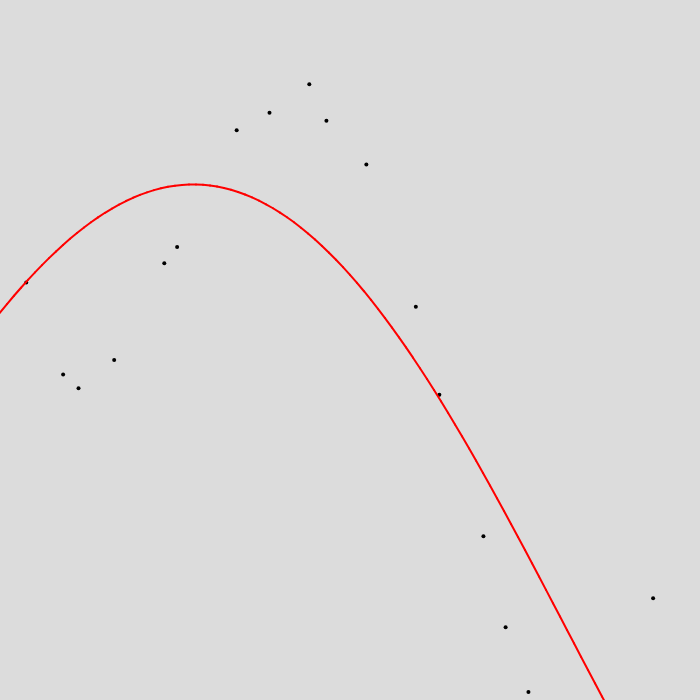
Frame 1 (no input)
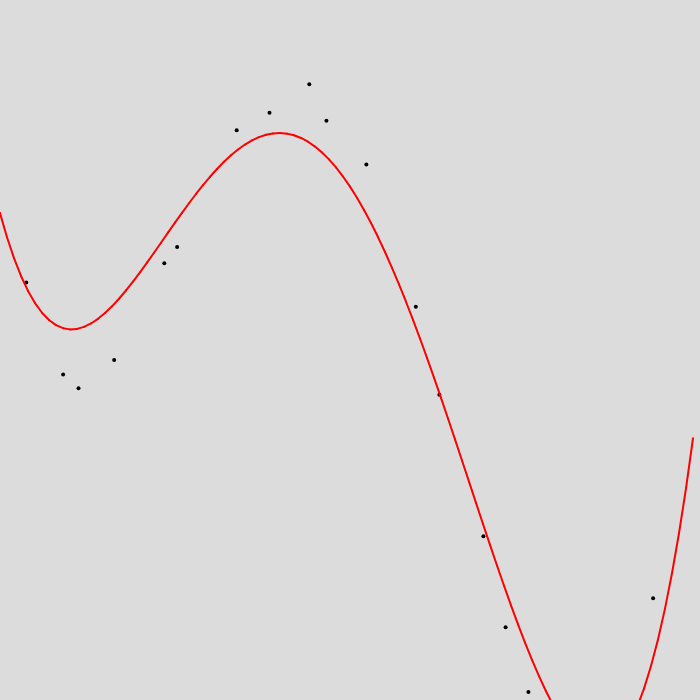
Frame 60 (no input)
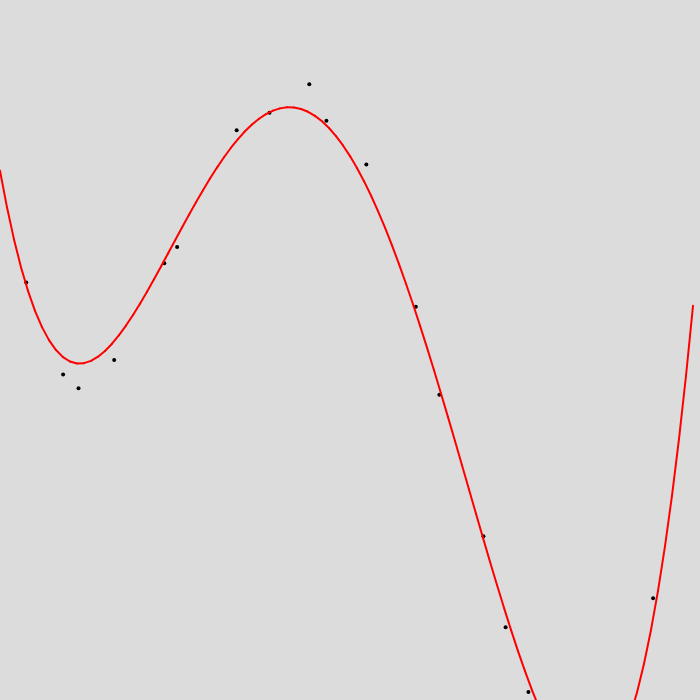
Frame 120 (the mouse pressed at the canvas centre since frame 60)

The p5.js sketch that drew these frames (run headless with seeded random() and noise() and a simulated clock; from frame 60 on, the mouse is pressed at the canvas centre):

// p5.js sketch
// ── sketch.js
let a4 = 0;
let a3 = 0;
let a2 = 0;
let a1 = 0;
let a0 = 0;
let points = [];
let no = 0;
let alpha = 0.1;
let speed = 1000000;
//(x-1/2)^3 = x3-3x2+3x-1
//(x-2/3)(x-1/3)(x)(x-1) = x4-2x3+11/9x2-2/9
//These two are for if you want to match a certain function
let realVals = [0.5,-6,10,-6,1];
let roots = [0,1/3,2/4,1];
let A = 40;
let initialNoPoints = 20;

function setup() {
  createCanvas(700, 700);
  /*for(let i=0;i<initialNoPoints;i++){
    let x = random((i-1)/initialNoPoints,i/initialNoPoints);
    let y =0;
    let pw = 1;
    for(let j=0;j<5;j++){
      y+=pw*realVals[j];
      pw*=x;
    }
    points[no]=createVector(x,y+random(-0.02,0.02));
    no++;
  }*/
  
  for(let i=0;i<initialNoPoints;i++) {
    let x = random((i-1)/initialNoPoints,i/initialNoPoints);
    let y = A;
    for(let r of roots) y*=(x-r);
    points[no]=createVector(x,0.8+y+random(-0.02,0.02));
    no++;
  }
}

function draw() {
  background(220);
  strokeWeight(4);
  stroke(0);
  for (let p of points) point(map(p.x, 0, 1, 0, width), map(p.y, 1, 0, 0, height));
  //line(0, height - b, width, height - (a * width + b));
  for (let i = 0; i < speed/(no+1); i++) gradientDescent();
  parabola();
  //console.log(a0,a1,a2,a3,a4);
}

function mouseClicked() {
  points[no] = createVector(map(mouseX, 0, width, 0, 1), map(mouseY, 0, height, 1, 0));
  no++;
}

function parabola() {
  strokeWeight(2);
  stroke(255, 0, 0);
  beginShape(LINES);
  let prevX = 0;
  let prevY = map(a0,0,1,height,0);
  for (let i = 0; i < 1; i += 0.01) {
    let x = i;
    let y = a4*i*i*i*i+ a3 * i * i * i + a2 * i * i + a1 * i + a0;
    vertex(prevX,prevY);
    prevX = map(x, 0, 1, 0, width);
    prevY=map(y, 0, 1, height, 0);
    vertex(prevX,prevY);
  }
  endShape();
}

function gradientDescent() {
  if (no < 1) return;
  let da4=0;
  let da3 = 0;
  let da2 = 0;
  let da1 = 0;
  let da0 = 0;
  let err = 0;
  for (let p of points) {
    let t = (a4*p.x*p.x*p.x*p.x+a3*p.x*p.x*p.x+a2 * p.x * p.x + a1 * p.x + a0 - p.y);
    err += t * t;
    da4 += t * p.x * p.x *p.x * p.x;
    da3 += t * p.x * p.x * p.x;
    da2 += t * p.x * p.x;
    da1 += t * p.x;
    da0 += t;
  }
  err/=no;
  a4 -=da4 * alpha/no;
  a3 -= da3 * alpha/no;
  a2 -= da2 * alpha/no;
  a1 -= da1 * alpha/no;
  a0 -= da0 * alpha/no;

}
